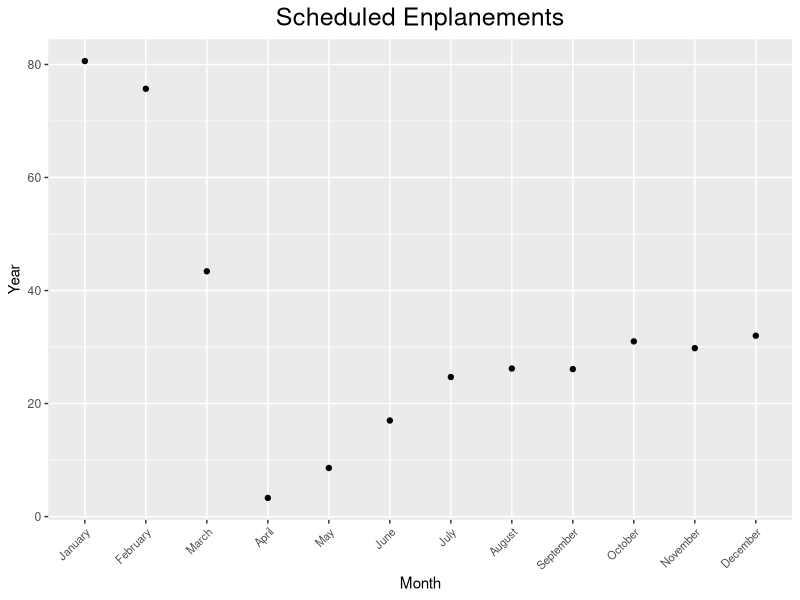
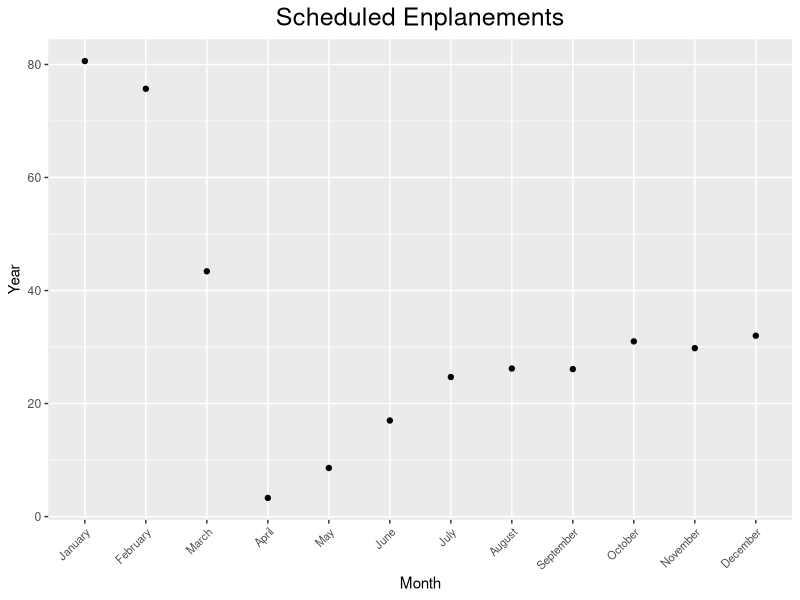
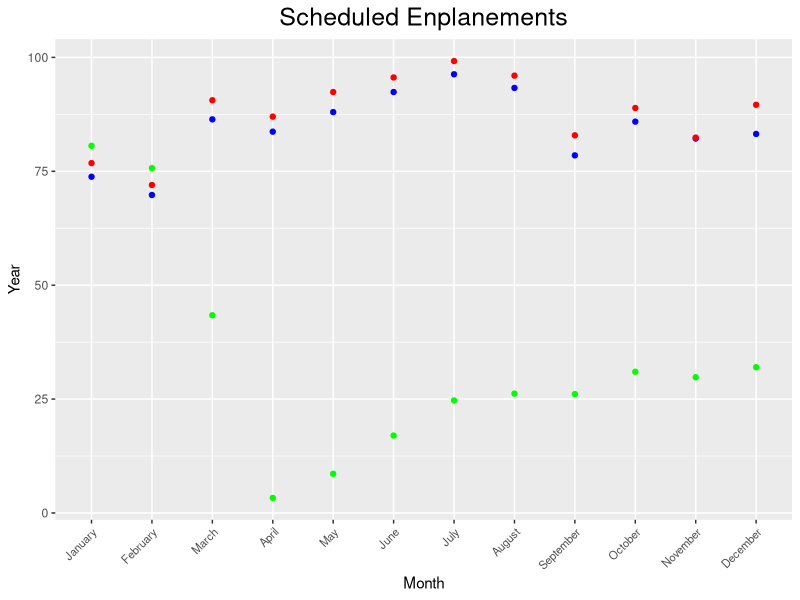
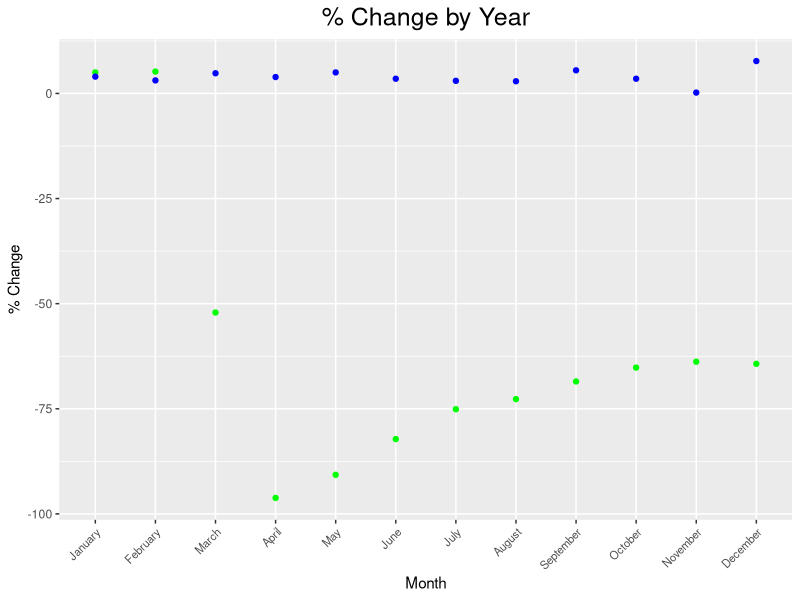
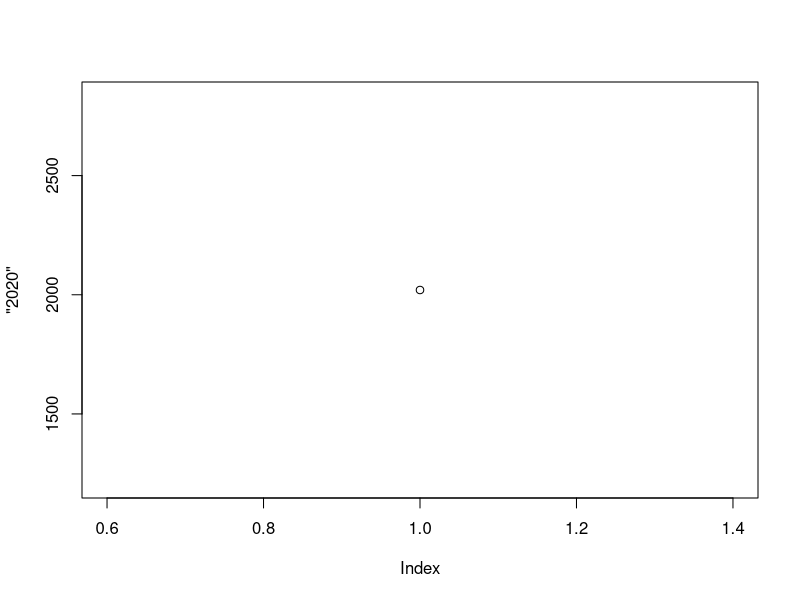

Write R code to recreate these figures, in order.
# Airline Data
#https://www.bts.gov/topics/airlines-and-airports/airline-information-download						
#https://www.bts.gov/product/passenger-travel-facts-and-figures						
#https://www.iata.org/en/programs/covid-19-resources-guidelines/safely-restarting/						
#https://fortune.com/2021/04/21/covid-airline-industry-losses-iata/						


library(readxl)
library(tidyverse)
library(ggplot2)
#setwd('C:/Users/willi/Desktop/Beginner1 - Studio and Syntax/Airline Data')
mysheets <- read_excel("Air Traffic Tables.xlsx", sheet = 1, col_names = T)[1:7,]

sheet2 <- read_excel("Air Traffic Tables.xlsx", sheet = 2, col_names = T)[1:13,]
sheet2$month <- factor(sheet2$Month, levels = month.name)
ggplot(data = sheet2[1:12,], mapping = aes(x = month, y = `2020`))+
  geom_point()+
  scale_x_discrete(limits = month.name)+
  labs(y = "Year", x = "Month", title = "Scheduled Enplanements")+
  theme(axis.text.x = element_text(angle = 45, h = 1, size = 8))+
  theme(plot.title = element_text(h = .5, size = 18))

#?melt


####Part 2

library(readxl)

library(tidyverse)
library(ggplot2)
#setwd('C:/Users/willi/Desktop/Beginner1 - Studio and Syntax/Airline Data')

sheet2 <- read_excel("Air Traffic Tables.xlsx", sheet = 2, col_names = T)[1:13,]
sheet2$Month <- factor(sheet2$Month, levels = month.name)
ggplot(data = sheet2[1:12,], mapping = aes(x = Month, y = `2020`))+
  geom_point()+
  scale_x_discrete(limits = month.name)+
  labs(y = "Year", x = "Month", title = "Scheduled Enplanements")+
  theme(axis.text.x = element_text(angle = 45, h = 1, size = 8))+
  theme(plot.title = element_text(h = .5, size = 18))

####
library(readxl)

library(tidyverse)
library(ggplot2)
#setwd('C:/Users/willi/Desktop/Beginner1 - Studio and Syntax/Airline Data')

sheet2 <- read_excel("Air Traffic Tables.xlsx", sheet = 2, col_names = T)[1:13,]
sheet2$Month <- factor(sheet2$Month, levels = month.name)
# Plot the scheduledenplanements by year
ggplot(data = sheet2[1:12,], mapping = aes(x = Month, y = `2020`))+
  geom_point(color= "green")+
  geom_point(aes(x = Month, y = `2018`), color = "blue")+
  geom_point(aes(x=Month, y=`2019`), color = "Red")+
  scale_x_discrete(limits = month.name)+
  labs(y = "Year", x = "Month", title = "Scheduled Enplanements")+
  theme(axis.text.x = element_text(angle = 45, h = 1, size = 8))+
  theme(plot.title = element_text(h = .5, size = 18))

#Plot the % difference in enplanements

ggplot(data = sheet2[1:12,], mapping = aes (x = Month, y = `2019-2020 Pct. Change`))+
  geom_point(color = "green")+
  geom_point(aes(x=Month, y = `2018-2019 Pct. Change` ), color = "blue")+
  labs(y = "% Change", x = "Month", title = "% Change by Year")+
  theme(axis.text.x = element_text(angle = 45, h = 1, size = 8))+
  theme(plot.title = element_text(h=.5, size = 18))

sheet2$pct1 <- sheet2$`2018-2019 Pct. Change`
sheet2$pct2 <- sheet2$`2019-2020 Pct. Change`

sheet3 <- sheet2 %>%
  slice(1:12) %>%
  mutate(month_num = match(Month,month.name))

reg1 <- lm(month_num~pct1, data=sheet3)
summary(reg1)
with(sheet2, plot('2020'))
abline(reg1)
View(sheet2)


